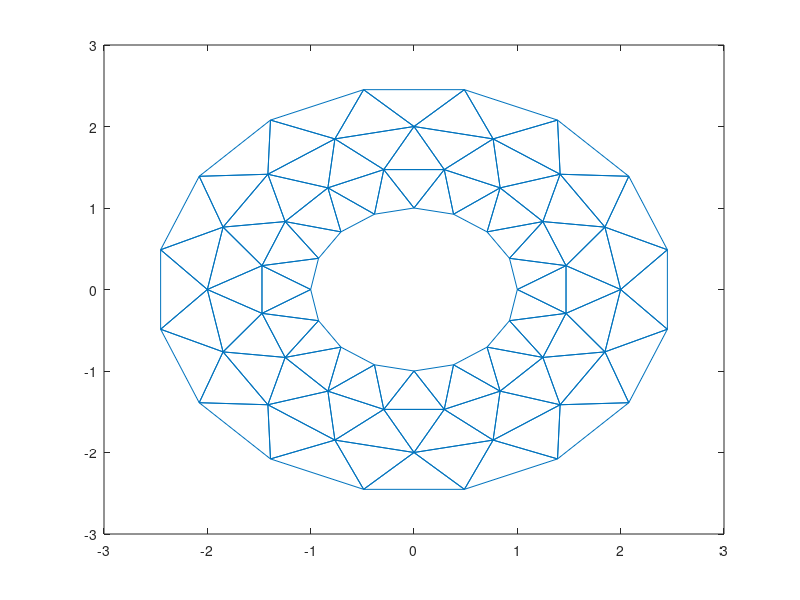
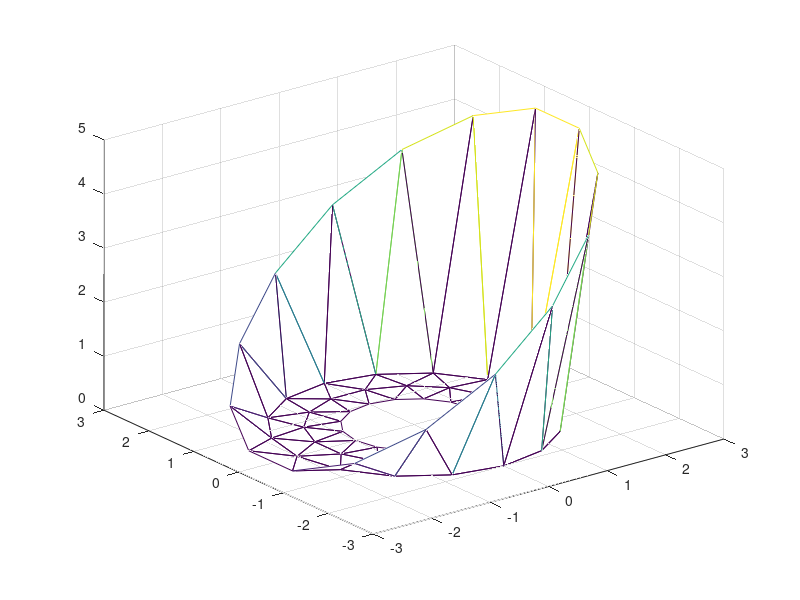

Write MATLAB code to recreate these figures, in order.
% Program to produce the triangulation,
% boundary condition and initial values
% at the interior nodes for a Washer.

clear all

% V contains vertices
V = [% interior points
    1.4712    0.2926
    1.2472    0.8334
    0.8334    1.2472
    0.2926    1.4712
   -0.2926    1.4712
   -0.8334    1.2472
   -1.2472    0.8334
   -1.4712    0.2926
   -1.4712   -0.2926
   -1.2472   -0.8334
   -0.8334   -1.2472
   -0.2926   -1.4712
    0.2926   -1.4712
    0.8334   -1.2472
    2.0000         0
    1.8478    0.7654
    1.4142    1.4142
    0.7654    1.8478
    0.0000    2.0000
   -0.7654    1.8478
   -1.4142    1.4142
   -1.8478    0.7654
   -2.0000    0.0000
   -1.8478   -0.7654
   -1.4142   -1.4142
   -0.7654   -1.8478
   -0.0000   -2.0000
    0.7654   -1.8478
    1.4142   -1.4142
    1.8478   -0.7654
    1.2472   -0.8334
    1.4712   -0.2926
    % outerboundary
    2.4520    0.4877
    2.0787    1.3889
    1.3889    2.0787
    0.4877    2.4520
   -0.4877    2.4520
   -1.3889    2.0787
   -2.0787    1.3889
   -2.4520    0.4877
   -2.4520   -0.4877
   -2.0787   -1.3889
   -1.3889   -2.0787
   -0.4877   -2.4520
    0.4877   -2.4520
    1.3889   -2.0787
    2.0787   -1.3889
    2.4520   -0.4877
    % inner boundary
    1.0000      0
    0.9239    0.3827
    0.7071    0.7071
    0.3827    0.9239
    0.0000    1.0000
   -0.3827    0.9239
   -0.7071    0.7071
   -0.9239    0.3827
   -1.0000    0.0000
   -0.9239   -0.3827
   -0.7071   -0.7071
   -0.3827   -0.9239
   -0.0000   -1.0000
    0.3827   -0.9239
    0.7071   -0.7071
    0.9239   -0.3827];
   
% T assigns the traingles
T = [43    42    25
    11    10    59
    11    10    25
    23    40    41
    22    40    39
    22    23    40
    21    38    39
    21    22     7
    21    22    39
    24    10     9
    24    42    41
    24    42    25
    24    10    25
    24    23    41
    24    23     9
    27    45    44
    28    45    46
    28    27    45
    30    47    48
    29    47    46
    29    28    14
    29    28    46
    29    30    47
    26    11    12
    26    43    44
    26    43    25
    26    11    25
    26    27    44
    26    27    12
    20    38    37
    20    21    38
    58    57     9
    58    10    59
    58    10     9
     8    57    56
     8    22    23
     8    23     9
     8    57     9
     8    56     7
     8    22     7
    63    62    14
    60    61    12
    60    11    59
    60    11    12
    13    61    62
    13    28    27
    13    27    12
    13    61    12
    13    62    14
    13    28    14
    19    36    37
    19    20    37
    19    20     5
    17    34    35
    55    56     7
    53    54     5
    18    36    35
    18    19    36
    18    17    35
    16    33    34
    16    17    34
     6    55    54
     6    20    21
     6    21     7
     6    55     7
     6    20     5
     6    54     5
     4    19     5
     4    53     5
     4    53    52
     4    18    19
     3    18    17
     3     4    52
     3     4    18
     2    16    17
     2     3    17
    31    29    30
    31    32    30
    31    32    64
    31    64    63
    31    29    14
    31    63    14
    15    30    48
    15    32    30
    15    33    48
    15    16    33
     1     2    16
     1    15    16
     1    15    32
    51     3    52
    51     2     3
    50     1     2
    50    51     2
    49     1    32
    49    32    64
    49    50     1];


% x, y are row vectors containing coordinates of vertices
x = V(:,1)';
y = V(:,2)';
% n is the number of vertices
n= size(V,1);
% m is the number of interior vertices
m = 32;
% p is the number of triangles
p= size(T,1);


% Plot the mesh
figure
trimesh(T,x,y)

% Set values at nodes
% The first 32 entries are interior vertices, the final 32 are
% boundary vertices.

z = x+2.5;    % Set node values to a linear funtion.
z(49:64) = 0; % Set inner boundary nodes to zero.
z(1:32) = 0;  % Set interior nodes to zero.

% Plot the mesh with node values specified.
figure
trimesh(T,x,y,z)

